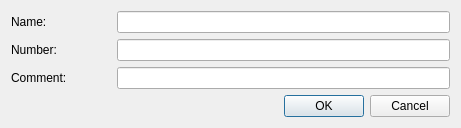
<?xml version="1.0" encoding="UTF-8"?>
<ui version="4.0">
 <class>CreateAccountType</class>
 <widget class="QDialog" name="CreateAccountType">
  <property name="geometry">
   <rect>
    <x>0</x>
    <y>0</y>
    <width>461</width>
    <height>125</height>
   </rect>
  </property>
  <property name="sizePolicy">
   <sizepolicy hsizetype="Fixed" vsizetype="Fixed">
    <horstretch>0</horstretch>
    <verstretch>0</verstretch>
   </sizepolicy>
  </property>
  <property name="windowTitle">
   <string>Create/Update account type</string>
  </property>
  <property name="locale">
   <locale language="English" country="UnitedStates"/>
  </property>
  <property name="modal">
   <bool>false</bool>
  </property>
  <layout class="QGridLayout" name="gridLayout">
   <property name="leftMargin">
    <number>11</number>
   </property>
   <property name="topMargin">
    <number>11</number>
   </property>
   <property name="rightMargin">
    <number>11</number>
   </property>
   <property name="bottomMargin">
    <number>11</number>
   </property>
   <item row="0" column="1">
    <widget class="QLineEdit" name="nameEdit">
     <property name="toolTip">
      <string>&lt;html&gt;&lt;head/&gt;&lt;body&gt;&lt;p&gt;For example: &amp;quot;River Co.&amp;quot;&lt;/p&gt;&lt;/body&gt;&lt;/html&gt;</string>
     </property>
    </widget>
   </item>
   <item row="1" column="1">
    <widget class="QLineEdit" name="numberEdit">
     <property name="toolTip">
      <string>&lt;html&gt;&lt;head/&gt;&lt;body&gt;&lt;p&gt;For example: Main St. 99&lt;/p&gt;&lt;/body&gt;&lt;/html&gt;</string>
     </property>
    </widget>
   </item>
   <item row="3" column="0" colspan="2">
    <layout class="QHBoxLayout" name="horizontalLayout">
     <item>
      <spacer name="horizontalSpacer">
       <property name="orientation">
        <enum>Qt::Horizontal</enum>
       </property>
       <property name="sizeHint" stdset="0">
        <size>
         <width>40</width>
         <height>20</height>
        </size>
       </property>
      </spacer>
     </item>
     <item>
      <widget class="QPushButton" name="okBtn">
       <property name="text">
        <string>OK</string>
       </property>
      </widget>
     </item>
     <item>
      <widget class="QPushButton" name="cancelBtn">
       <property name="text">
        <string>Cancel</string>
       </property>
      </widget>
     </item>
    </layout>
   </item>
   <item row="0" column="0">
    <widget class="QLabel" name="nameLb">
     <property name="sizePolicy">
      <sizepolicy hsizetype="Preferred" vsizetype="Preferred">
       <horstretch>0</horstretch>
       <verstretch>0</verstretch>
      </sizepolicy>
     </property>
     <property name="minimumSize">
      <size>
       <width>100</width>
       <height>0</height>
      </size>
     </property>
     <property name="text">
      <string>Name:</string>
     </property>
    </widget>
   </item>
   <item row="2" column="0">
    <widget class="QLabel" name="label_4">
     <property name="text">
      <string>Comment:</string>
     </property>
    </widget>
   </item>
   <item row="1" column="0">
    <widget class="QLabel" name="numberLb">
     <property name="text">
      <string>Number:</string>
     </property>
    </widget>
   </item>
   <item row="2" column="1">
    <widget class="QLineEdit" name="commentEdit">
     <property name="clearButtonEnabled">
      <bool>false</bool>
     </property>
    </widget>
   </item>
  </layout>
 </widget>
 <tabstops>
  <tabstop>nameEdit</tabstop>
  <tabstop>numberEdit</tabstop>
  <tabstop>okBtn</tabstop>
  <tabstop>cancelBtn</tabstop>
 </tabstops>
 <resources/>
 <connections/>
</ui>
